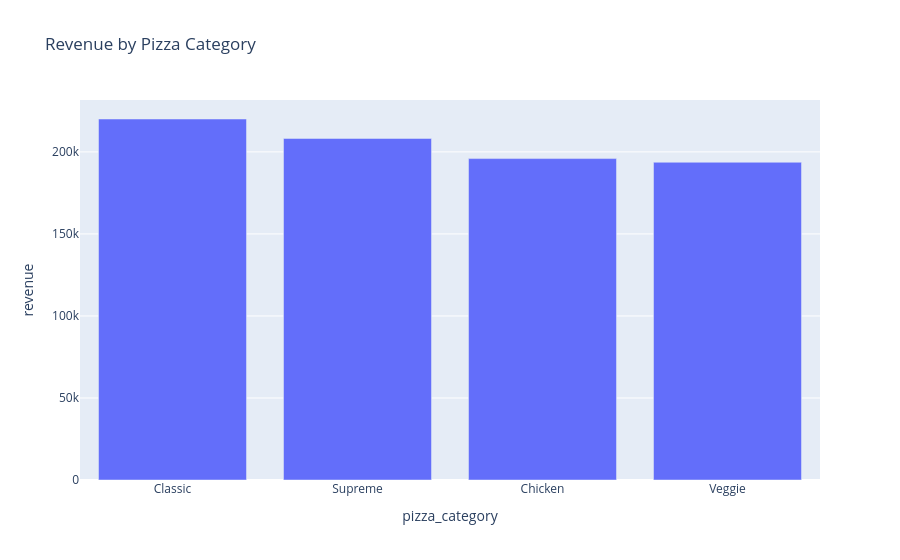
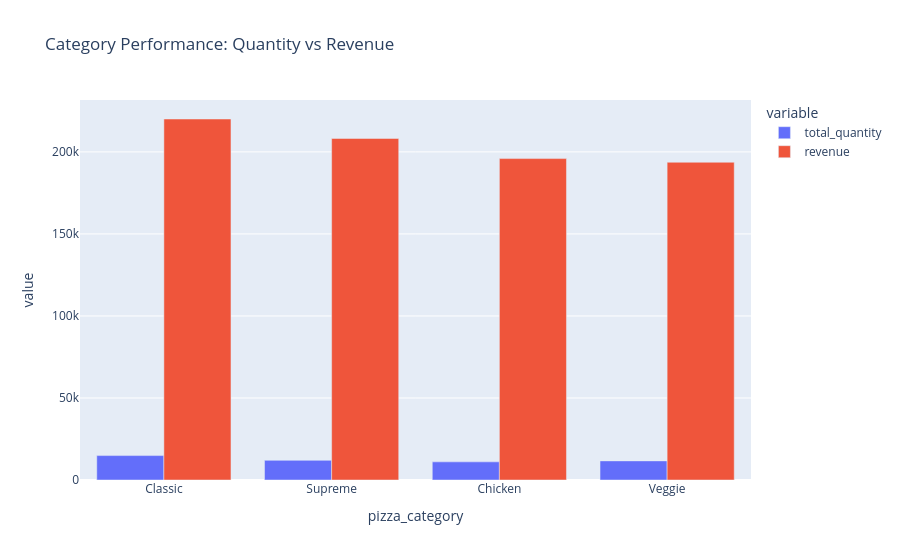

The notebook cell saved with these charts, in order:
### Markdown cell above
## 6. Sales by Category

### Code cell
query = """
SELECT pizza_category, 
       SUM(quantity) AS total_quantity, 
       SUM(total_price) AS revenue
FROM pizza
GROUP BY pizza_category
ORDER BY revenue DESC;
"""

category_df = duckdb.sql(query).df()

fig = px.bar(
    category_df,
    x="pizza_category",
    y="revenue",
    title="Revenue by Pizza Category",
)

fig.show()

fig = px.bar(
    category_df,
    x="pizza_category",
    y=["total_quantity", "revenue"],
    barmode="group",
    title="Category Performance: Quantity vs Revenue"
)

fig.show()

### Figure 1 — Plotly figure (JSON) as saved in the notebook; plotly's stock layout.template omitted (floating-point values rounded to 4 significant figures)
{"data": [{"hovertemplate": "pizza_category=%{x}<br>revenue=%{y}<extra></extra>", "legendgroup": "", "marker": {"color": "#636efa", "pattern": {"shape": ""}}, "name": "", "orientation": "v", "showlegend": false, "textposition": "auto", "type": "bar", "x": ["Classic", "Supreme", "Chicken", "Veggie"], "xaxis": "x", "y": [220100.0, 208200.0, 195900.0, 193700.0], "yaxis": "y"}], "layout": {"barmode": "relative", "legend": {"tracegroupgap": 0}, "title": {"text": "Revenue by Pizza Category"}, "xaxis": {"anchor": "y", "domain": [0, 1], "title": {"text": "pizza_category"}}, "yaxis": {"anchor": "x", "domain": [0, 1], "title": {"text": "revenue"}}}}

### Figure 2 — Plotly figure (JSON) as saved in the notebook; plotly's stock layout.template omitted (floating-point values rounded to 4 significant figures)
{"data": [{"alignmentgroup": "True", "hovertemplate": "variable=total_quantity<br>pizza_category=%{x}<br>value=%{y}<extra></extra>", "legendgroup": "total_quantity", "marker": {"color": "#636efa", "pattern": {"shape": ""}}, "name": "total_quantity", "offsetgroup": "total_quantity", "orientation": "v", "showlegend": true, "textposition": "auto", "type": "bar", "x": ["Classic", "Supreme", "Chicken", "Veggie"], "xaxis": "x", "y": [14890.0, 11990.0, 11050.0, 11650.0], "yaxis": "y"}, {"alignmentgroup": "True", "hovertemplate": "variable=revenue<br>pizza_category=%{x}<br>value=%{y}<extra></extra>", "legendgroup": "revenue", "marker": {"color": "#EF553B", "pattern": {"shape": ""}}, "name": "revenue", "offsetgroup": "revenue", "orientation": "v", "showlegend": true, "textposition": "auto", "type": "bar", "x": ["Classic", "Supreme", "Chicken", "Veggie"], "xaxis": "x", "y": [220100.0, 208200.0, 195900.0, 193700.0], "yaxis": "y"}], "layout": {"barmode": "group", "legend": {"title": {"text": "variable"}, "tracegroupgap": 0}, "title": {"text": "Category Performance: Quantity vs Revenue"}, "xaxis": {"anchor": "y", "domain": [0, 1], "title": {"text": "pizza_category"}}, "yaxis": {"anchor": "x", "domain": [0, 1], "title": {"text": "value"}}}}
